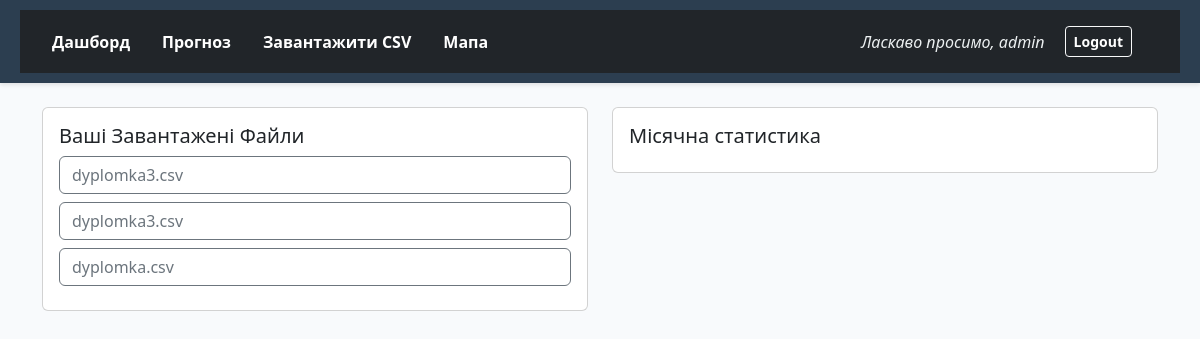
Page /dashboard (signed in) on the earlier database version.
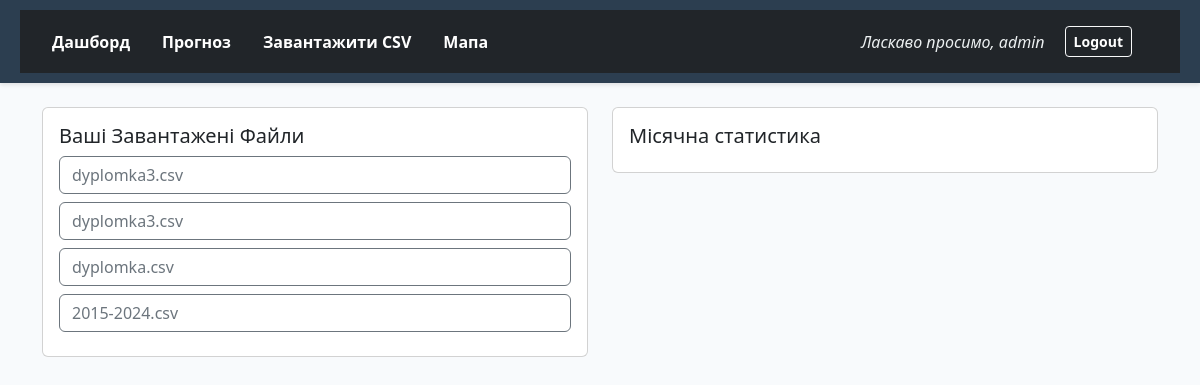
Same page on the later database version.
### app.py (models this page shows)
class User(db.Model, UserMixin):
    id = db.Column(db.Integer, primary_key=True)
    username = db.Column(db.String(20), nullable=False, unique=True)
    password = db.Column(db.String(80), nullable=False)

class File(db.Model):
    id = db.Column(db.Integer, primary_key=True)
    filename = db.Column(db.String(100), nullable=False)
    filepath = db.Column(db.String(200), nullable=False)
    user_id = db.Column(db.Integer, db.ForeignKey('user.id'), nullable=False)
    user = db.relationship('User', backref=db.backref('files', lazy=True))

### app.py (the view, shortened to what this page needs)
@app.route('/dashboard')
@login_required
def dashboard():
    files = File.query.filter_by(user_id=current_user.id).all()
    plot_file_id = request.args.get('plot_file_id', type=int)
    img_avg = img_max = img_min = img_wind = img_humidity = img_pressure = img_precipitation = None
    img_avg_regression = img_max_regression = img_min_regression = img_precipitation_regression = None
    img_humidity_regression = img_wind_regression = img_pressure_regression = None
    selected_file = first_date_html = last_date_html = None
    first_date_str = last_date_str = monthly_stats = available_months = selected_month = None
    return render_template('dashboard.html',
                           files=files,
                           img_avg=img_avg,
                           img_max=img_max,
                           img_min=img_min,
                           img_wind=img_wind,
                           img_humidity=img_humidity,
                           img_pressure=img_pressure,
                           img_precipitation=img_precipitation,
                           first_date=first_date_str,
                           last_date=last_date_str,
                           selected_file=selected_file,
                           first_date_html=first_date_html,
                           last_date_html=last_date_html,
                           monthly_stats=monthly_stats,
                           available_months=available_months,
                           selected_month=selected_month,
                           img_avg_regression=img_avg_regression,
                           img_max_regression=img_max_regression,
                           img_min_regression=img_min_regression,
                           img_precipitation_regression=img_precipitation_regression,
                           img_humidity_regression=img_humidity_regression,
                           img_wind_regression=img_wind_regression,
                           img_pressure_regression=img_pressure_regression)

### app.py (called while the page is built)
@login_manager.user_loader
def load_user(user_id):
    return User.query.get(int(user_id))

### templates/dashboard.html (shortened to what this page needs)
<!DOCTYPE html>
<html lang="uk">
<head>
  <link href="https://cdn.jsdelivr.net/npm/bootstrap@5.3.3/dist/css/bootstrap.min.css" rel="stylesheet">
  <link rel="stylesheet" href="{{ url_for('static', filename='styles.css') }}">
</head>
<body>
  <header class="navbar w-100">
    <nav class="navbar-content">
      <div class="nav-left d-flex gap-3">
        <a href="{{ url_for('dashboard') }}">Дашборд</a>
        <a href="{{ url_for('forecast') }}">Прогноз</a>
        <a href="{{ url_for('upload') }}">Завантажити CSV</a>
        <a href="{{ url_for('about') }}">Мапа</a>
      </div>
      <div class="nav-right">
        <span class="welcome-text">Ласкаво просимо, {{ current_user.username }}</span>
        <a href="{{ url_for('logout') }}" class="btn btn-outline-light btn-sm">Logout</a>
      </div>
    </nav>
  </header>
  <div class="container mt-4">
  <div class="row g-4">
    <div class="col-md-6">
      <div class="card p-3">
        <h5>Ваші Завантажені Файли</h5>
        {% if files %}
          {% for file in files %}
            <a class="btn btn-outline-secondary w-100 mb-2 text-start" href="{{ url_for('dashboard', plot_file_id=file.id) }}">{{ file.filename }}</a>
          {% endfor %}
        {% else %}
          <p>Файли не знайдено.</p>
        {% endif %}
      </div>
    </div>
    <div class="col-md-6">
      <div class="card p-3">
        <h5>Місячна статистика</h5>
      </div>
    </div>
  </div>
</div>
</body>
</html>

### static/styles.css (style rules this page uses)
.navbar { background-color: #2c3e50; padding: 10px 20px; box-shadow: 0 2px 4px rgba(0,0,0,0.1); }
.navbar-content { display: flex; justify-content: space-between; align-items: center; }
.nav-left, .nav-right { display: flex; align-items: center; gap: 20px; }
.navbar a { color: #ecf0f1; text-decoration: none; font-weight: bold; transition: color 0.3s ease; }
.welcome-text { color: #ecf0f1; font-style: italic; }

### templates/dashboard.html (style rules this page uses)
body { background-color: #f8fafc; font-family: 'Segoe UI', Tahoma, Geneva, Verdana, sans-serif; }
.navbar-content { display: flex; justify-content: space-between; align-items: center; padding: 1rem 2rem; background-color: #212529; color: white; width: 100%; }
.nav-left a, .nav-right a { margin-right: 1rem; text-decoration: none; color: white; }

Differences in the rows shown:
added File: filename "2015-2024.csv"
